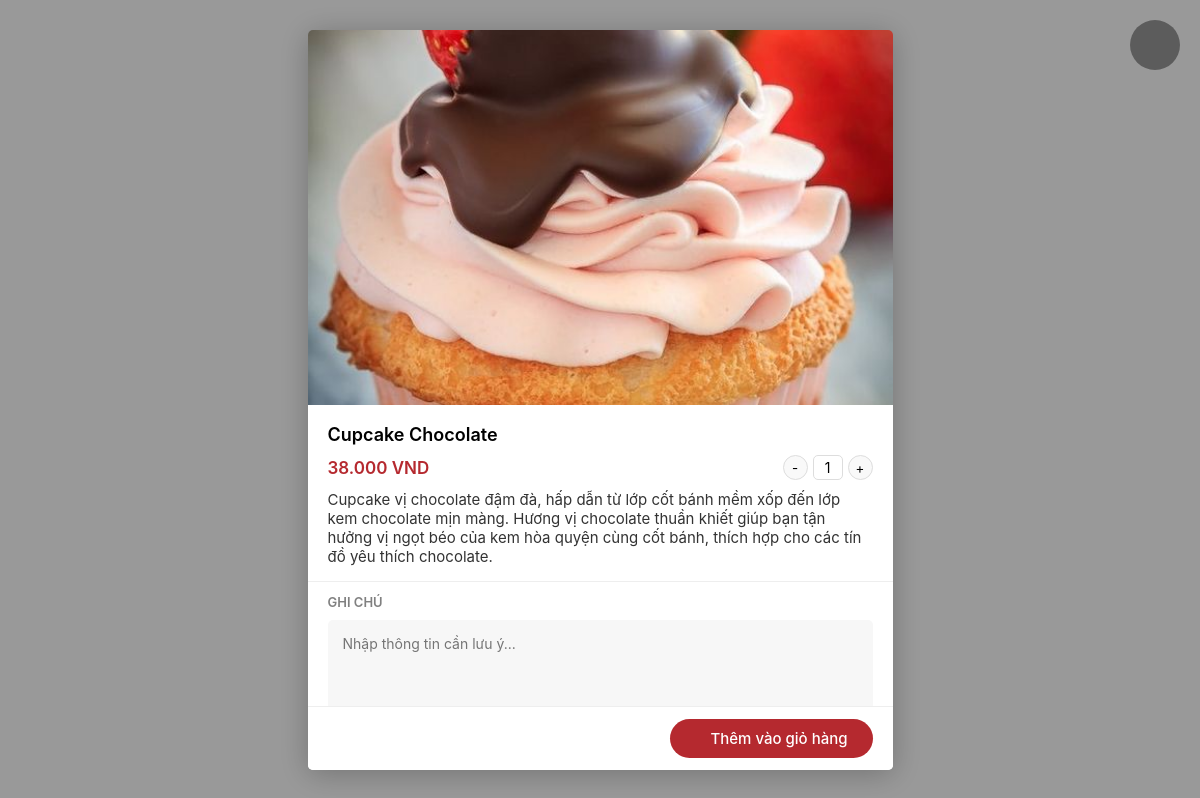
The page /detail.php?ProductID=39 on the database its author committed.
### tables this page shows
CREATE TABLE `product` (
  `ProductID` int(11) NOT NULL,
  `ProductName` varchar(50) NOT NULL,
  `Description` varchar(1000) NOT NULL,
  `CateID` int(11) NOT NULL,
  `ProductImage` varchar(255) NOT NULL,
  `Price` decimal(10,2) NOT NULL
);

### detail.php (the view, shortened to what this page needs)
<!DOCTYPE html>
<html lang="en">
<head>
    <link rel="stylesheet" href="./assets/css/main.css">
    <link rel="stylesheet" href="./assets/css/home-responsive.css">
    <link rel="stylesheet" href="./assets/css/toast-message.css">
    <link rel="stylesheet" href="./assets/font/font-awesome-pro-v6-6.2.0/css/all.min.css"/>
</head>
<body>
<?php
  include './connect_db.php';
  $result = mysqli_query($con, "SELECT * FROM `product` WHERE ProductID = ".$_GET['ProductID']);
  $detail = mysqli_fetch_assoc($result);
  $isLoggedIn = isset($_SESSION['username']);
?>
    <div class="modal product-detail open">
        <button class="modal-close close-popup"><i class="fa-thin fa-xmark"></i></button>
        <div class="modal-container mdl-cnt" id="product-detail-content">
            <div class="modal-header">
                <img class="product-image" src="./<?= $detail['ProductImage'] ?>" alt="">
            </div>
            <form id="add-to-cart-form" action="index.php?action=add" method="POST">
                <div class="modal-body">
                    <h2 class="product-title"><?= $detail['ProductName'] ?></h2>
                    <div class="product-control">
                        <div class="priceBox">
                            <span class="current-price"><?= number_format($detail['Price'], 0, ",", ".") ?> VND</span>
                        </div>
                        <div class="buttons_added">
                            <input class="minus is-form" type="button" value="-">
                            <input class="input-qty" max="100" min="1" name="quantity[<?=$detail['ProductID']?>]" type="number" value="1">
                            <input class="plus is-form" type="button" value="+" >
                        </div>
                    </div>
                    <p class="product-description"><?= $detail['Description'] ?></p>
                </div>
                <div class="notebox">
                    <p class="notebox-title">Ghi chú</p>
                    <textarea class="text-note" id="popup-detail-note" name="note" placeholder="Nhập thông tin cần lưu ý..."></textarea>
                </div>
                <div class="modal-footer">
                    <div class="modal-footer-control">
                        <button class="button-dat" id="add-cart" type="button" onclick="handleAddToCart(<?= json_encode($isLoggedIn) ?>)"><i class="fa-light fa-basket-shopping"></i> Thêm vào giỏ hàng</button>
                    </div>
                </div>
            </form>
        </div>
    </div>
</body>
</html>

### assets/css/main.css (style rules this page uses)
:root { --white: #fff; --black: #000; --text-color: #333; --red: #B5292F; }
* { padding: 0; margin: 0; box-sizing: border-box; }
html { scroll-behavior: smooth; }
body { background-color: #fff; position: relative; }
body,input,button,textarea,pre { font-family: SFProDisplay, sans-serif; -webkit-tap-highlight-color: rgba(0, 0, 0, 0) }
input[type=number] { -moz-appearance: textfield; }
.modal { background-color: rgba(0, 0, 0, .4); position: fixed; top: 0; right: 0; left: 0; bottom: 0; display: flex; justify-content: center; align-items: center; opacity: 0; pointer-events: none; transition: opacity 0.3s ease; z-index: 16; }
.modal.open { pointer-events: auto; opacity: 1; }
.modal.open .modal-container { transform: scale(1); }
.modal-close { background-color: rgb(0 0 0 / 40%); height: 50px; width: 50px; border-radius: 50%; font-size: 28px; color: var(--white); border: 0; position: absolute; top: 20px; right: 20px; padding: 20px; cursor: pointer; display: flex; justify-content: center; align-items: center; }
.modal-close i { transition: all 0.4s; }
.modal-container { background-color: var(--white); max-height: calc(100vh - 60px); box-shadow: 0px 4px 30px rgb(0 0 0 / 25%); border-radius: 5px; overflow: hidden; overflow-y: scroll; overflow-y: overlay; position: relative; transform: scale(0.8); transition: 0.3s ease; }
.product-detail .modal-container { width: 585px; }
.modal-body { padding: 15px 20px; }
.product-image { width: 100%; object-fit: cover; max-height: 375px; }
h2.product-title { color: var(--black); font-size: 18px; font-weight: 600; margin-bottom: 10px; }
.product-control { display: flex; justify-content: space-between; align-items: center; margin-bottom: 10px; }
.priceBox .current-price { color: var(--red); font-weight: 600; font-size: 17px; }
.buttons_added { display: -ms-inline-flexbox; display: inline-flex; white-space: nowrap; }
.is-form { background-color: #f9f9f9; height: 25px; width: 25px; border: 1px solid #ddd; cursor: pointer; line-height: 20px; }
.is-form.plus,.is-form.minus { border-radius: 50%; }
.input-qty { background-color: #fff; height: 25px; width: 30px; text-align: center; font-size: 14px; display: inline-block; margin: 0 5px; border: 1px solid #ddd; padding: 0; border-radius: 5px; outline: none; }
.product-description { color: var(--text-color); font-size: 15px; }
.notebox { border-top: 1px solid #eee; padding: 12px 20px; }
.notebox-title { color: #808080; text-transform: uppercase; font-size: 13px; font-weight: 600; margin-bottom: 10px; }
.text-note { width: 100%; height: 100px; border: none; outline: none; border-radius: 5px; padding: 15px; background-color: #F7F7F7; font-size: 14px; }
.modal-footer { padding: 12px 20px; display: flex; justify-content: flex-end; border-top: 1px solid #eee; background-color: var(--white); position: sticky; bottom: 0; }
.modal-footer-control button { background-color: var(--red); border: none; outline: none; color: var(--white); padding: 10px 25px; font-size: 15px; border-radius: 25px; font-weight: 500; cursor: pointer; }
input[type=number] { --moz-appearance: textfield; }

### rows shown on the page
product: ProductImage (picture), ProductName "Cupcake Chocolate", Price "38.000", Description "Cupcake vị chocolate đậm đà, hấp dẫn từ lớp cốt bánh mềm xốp đến lớp kem chocolate mịn màng. Hương vị chocolate thuần khiết giúp bạn tận hưởng vị ngọt béo của kem hòa quyện cùng cốt bánh, thích hợp cho các tín đồ yêu thích chocolate."
